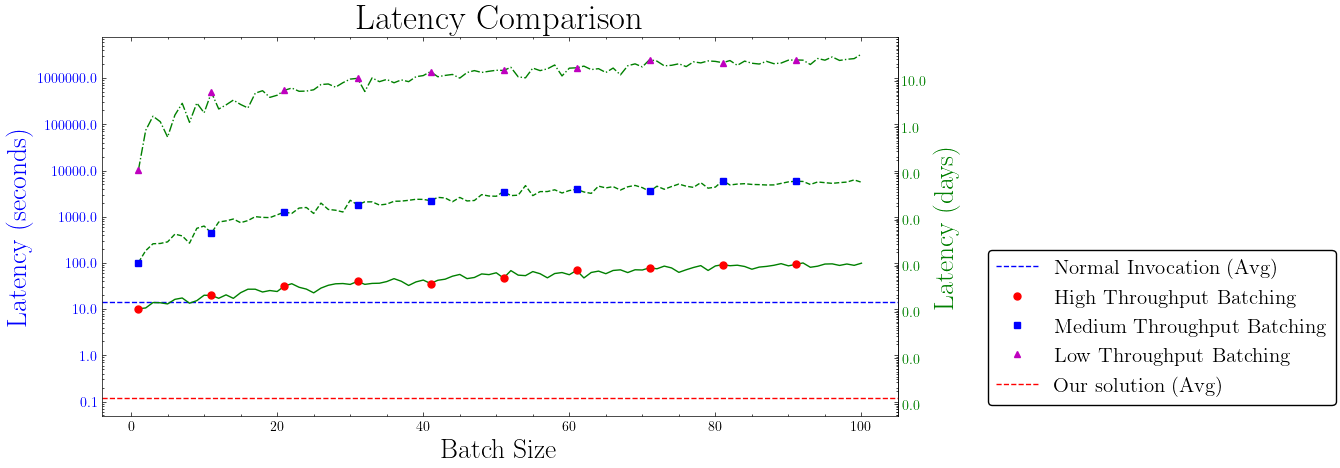

Here is the Python script that generated this plot:
import json
import numpy as np
import matplotlib.pyplot as plt
import matplotlib.ticker as ticker
import scienceplots

plt.style.use(['science'])
plt.rcParams.update({'figure.dpi': '100'})
plt.rcParams.update({"legend.frameon": True})

# Load JSON data for normal smart contract invocation
with open("evaluation/latency/data/normal-invocation-latency.json", "r") as f:
    normal_invocation = json.load(f)

# Calculate overall average latency for normal invocation
all_latencies = []
for function in normal_invocation:
    for instance in normal_invocation[function]:
        all_latencies.append(instance["average_latency"])
average_normal_latencies = np.mean(all_latencies)

# Convert to seconds
average_normal_latencies /= 1000

# Load JSON data for normal batching
with open("evaluation/latency/data/normal-batching.json", "r") as f:
    normal_batching = json.load(f)

# Add 10 seconds to each "Batching" case
def add_latency(batch_data):
    for b in batch_data:
        b["timeToFill"] += 10 / 60
    return batch_data

normal_batching["high"]["data"] = add_latency(normal_batching["high"]["data"])
normal_batching["medium"]["data"] = add_latency(normal_batching["medium"]["data"])
normal_batching["low"]["data"] = add_latency(normal_batching["low"]["data"])

# Convert batch latencies to seconds and save as a list for each throughput scenario
def convert_batch_latencies(batch_data):
    return [
        {"batchSize": b["batchSize"], "timeToFill": b["timeToFill"] * 60}
        for b in batch_data
    ]

high_batch_latencies = convert_batch_latencies(normal_batching["high"]["data"])
medium_batch_latencies = convert_batch_latencies(normal_batching["medium"]["data"])
low_batch_latencies = convert_batch_latencies(normal_batching["low"]["data"])

# Our batching latency
# Open the JSON file
with open('evaluation/latency/data/service.json') as f:
    data = json.load(f)

# Initialize variables
total_latency = 0
total_transactions = 0

# Loop through each object
for entry in data:
    # Loop through each transaction
    for transaction in entry['transactions']:
        # Add to the total latency and total transactions
        total_latency += transaction['latency']
        total_transactions += 1

# Calculate the average latency
average_latency = total_latency / total_transactions

print('Average latency: ', average_latency)
our_batching_latency = average_latency

# Plotting the data
fig, ax = plt.subplots()

# Plot normal invocation
ax.axhline(
    average_normal_latencies,
    color="blue",
    linestyle="--",
    label="Normal Invocation (Avg)",
)

# Plot normal batching for high, medium, and low scenarios with different marker styles
batch_sizes = [entry["batchSize"] for entry in high_batch_latencies]

high_batch_times = [entry["timeToFill"] for entry in high_batch_latencies]
ax.plot(batch_sizes, high_batch_times, 'g-', marker='', linestyle="-")
ax.plot(batch_sizes[::10], high_batch_times[::10], 'ro', markersize=5, label="High Throughput Batching")

medium_batch_times = [entry["timeToFill"] for entry in medium_batch_latencies]
ax.plot(batch_sizes, medium_batch_times, 'g-', marker='', linestyle="--")
ax.plot(batch_sizes[::10], medium_batch_times[::10], 'bs', markersize=5, label="Medium Throughput Batching")

low_batch_times = [entry["timeToFill"] for entry in low_batch_latencies]
ax.plot(batch_sizes, low_batch_times, 'g-', marker='', linestyle="-.")
ax.plot(batch_sizes[::10], low_batch_times[::10], 'm^', markersize=5, label="Low Throughput Batching")

# Plot our batching
ax.axhline(our_batching_latency, color="red", linestyle="--", label="Our solution (Avg)")

# Logarithmic scale on the left (in seconds)
ax.set_yscale("log")
ax.tick_params(axis='y', labelcolor="blue")
ax.set_ylabel("Latency (seconds)", color="blue")
ax.yaxis.label.set_color("blue")

# Customize y-axistick labels for actual days and seconds
def log_tick_formatter(val, pos=None):
    return "{:.1f}".format(val)

ax.yaxis.set_major_formatter(ticker.FuncFormatter(log_tick_formatter))

# Secondary y-axis with scale in days
def to_days(x):
    return x / 86400

def to_seconds(x):
    return x * 86400

secax = ax.secondary_yaxis(
    "right",
    functions=(to_days, to_seconds)
)

secax.tick_params(axis='y', labelcolor="green")
secax.set_ylabel("Latency (days)", fontsize = 20, color="green")
secax.yaxis.label.set_color("green")

# Customize secondary y-axis tick labels for actual days
def custom_formatter(val, pos=None):
    # Obtain tick value in seconds
    val_seconds = to_seconds(val)

    # decimals = 0

    formatted_tick = round(val_seconds / 86400, 0)

    return formatted_tick

secax.yaxis.set_major_formatter(ticker.FuncFormatter(custom_formatter))

# Labels and title
ax.set_xlabel("Batch Size",fontsize=20)
ax.set_ylabel("Latency (seconds)",fontsize=20, color="blue")
ax.set_title("Latency Comparison",fontsize=25)

plt.legend(facecolor="white", edgecolor="black", framealpha=1, fancybox=True, fontsize=15, bbox_to_anchor=(1.10, 0), loc='lower left')

# plt.legend(facecolor="white", edgecolor="black", framealpha=1, fancybox=True)

plt.show()
